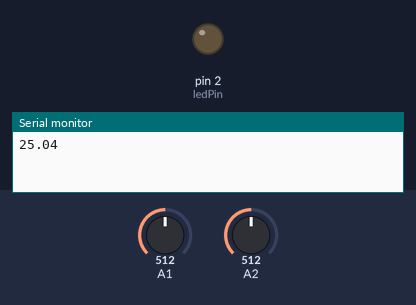
Recording of a sketch running on a simulated Arduino Uno, built with avr-gcc and run on an emulated ATmega328P. On the bench: output pins drawn as LEDs (lit = HIGH), the last lines printed to the serial monitor. Inputs (shaded band) come from the test bench; at power-on: A1 = 512, A2 = 512.

Above: at 1.8 s.
1.9 s: A1 set to 413
3.4 s: A1 set to 391
At 4.8 s:
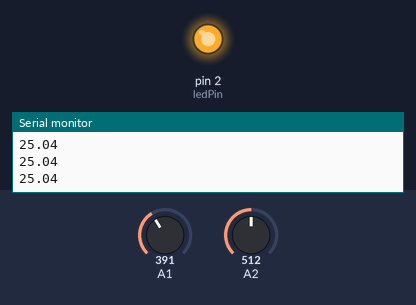
5.5 s: A1 set to 410
At 6.4 s:
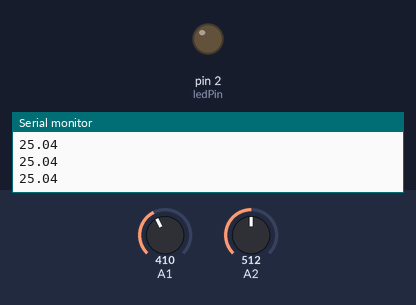
7.5 s: A1 set to 390
At 9.2 s:
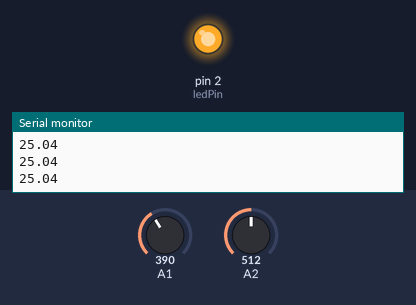
Timing chart, 0 to 10.5 s (numbered marks = the images above; inputs shaded):
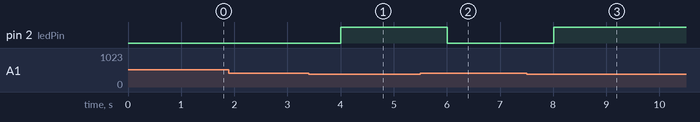

Measured:
- the behaviour switches between 400 and 399 on A1 (found by bisection; images 0 and 1)
- after the input at 3.4 s, pin 2 (ledPin): LOW → HIGH after 0.60 s
- after the input at 5.5 s, pin 2 (ledPin): HIGH → LOW after 0.51 s
- after the input at 7.5 s, pin 2 (ledPin): LOW → HIGH after 0.51 s

The sketch:

TempAndLight.ino
```cpp
int ledPin=2;                //attach a LED to Digital 2
int thresholdvalue=400;      //the threshold to turn on or off the LED
int a;
int del=1000;                //duration between temperature readings
float temperature;
int B=3975;                  //B value of the thermistor
float resistance;

void setup()
{
    pinMode(ledPin,OUTPUT);   //set the LED on Digital 2 as an OUTPUT
    Serial.begin(9600);
}

void loop()
{
    a=analogRead(2);          //the temperature sensor is attached to analog 2
    resistance=(float)(1023-a)*10000/a;
    temperature=1/(log(resistance/10000)/B+1/298.15)-273.15;
    delay(del);
    Serial.println(temperature);

    int sensorValue = analogRead(1); //the light sensor is attached to analog 1
    if(sensorValue<thresholdvalue)
    {
        digitalWrite(ledPin,HIGH);
    }
    else
    {
        digitalWrite(ledPin,LOW);
    }
}
```
